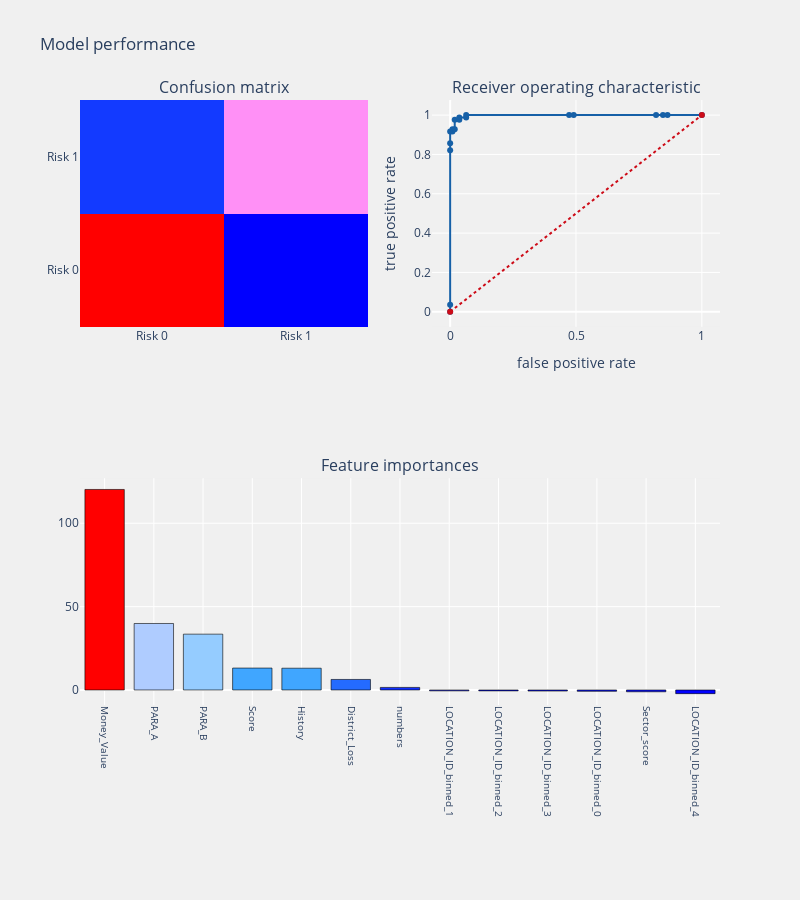

The code cell stored with this chart in its notebook:
### Markdown cell above
## Create the function to train the model, test it, and visualize the results

### Code cell
def prediction(algorithm, training_x, testing_x, training_y, testing_y, cf, threshold_plot):
    #model
    algorithm.fit(training_x, training_y)
    predictions = algorithm.predict(testing_x)
    probabilities = algorithm.predict_proba(testing_x)
        
    print('Algorithm:', type(algorithm).__name__)
    print("\nClassification report:\n", classification_report(testing_y, predictions))
    print("Accuracy Score:", accuracy_score(testing_y, predictions))
    
    #confusion matrix
    conf_matrix = confusion_matrix(testing_y, predictions)
    #roc_auc_score
    model_roc_auc = roc_auc_score(testing_y, predictions) 
    print("Area under curve:", model_roc_auc,"\n")
    
    fpr, tpr, thresholds = roc_curve(testing_y, probabilities[:,1])
     
    #plot confusion matrix
    trace1 = go.Heatmap(z = conf_matrix,
                        x = ["Risk 0", "Risk 1"],
                        y = ["Risk 0", "Risk 1"],
                        showscale = False, colorscale = "Picnic",
                        name = "Confusion matrix")
    
    #plot roc curve
    trace2 = go.Scatter(x = fpr, y = tpr,
                        name = "Roc: " + str(model_roc_auc),
                        line = dict(color = ('rgb(22, 96, 167)'), width = 2))
    trace3 = go.Scatter(x = [0,1], y = [0,1],
                        line = dict(color = ('rgb(205, 12, 24)'), width = 2,
                        dash = 'dot'))
    
    if cf in ['coefficients', 'features']:
        if cf == 'coefficients':
            coefficients = pd.DataFrame(algorithm.coef_.ravel())
        elif cf == 'features':
            coefficients = pd.DataFrame(algorithm.feature_importances_)
        
        column_df = pd.DataFrame(training_x.columns.tolist())
        coef_sumry = (pd.merge(coefficients, column_df, left_index=True, 
                               right_index=True, how="left"))
        coef_sumry.columns = ["coefficients", "features"]
        coef_sumry = coef_sumry.sort_values(by = "coefficients", ascending=False)
        
        #plot coeffs
        trace4 = go.Bar(x = coef_sumry["features"], y = coef_sumry["coefficients"], 
                        name = "coefficients",
                        marker = dict(color = coef_sumry["coefficients"],
                                      colorscale = "Picnic",
                                      line = dict(width = .6, color = "black")
                                     )
                       )
        #subplots
        fig = make_subplots(rows=2, cols=2, specs=[[{}, {}], [{'colspan': 2}, None]],
                                subplot_titles=('Confusion matrix',
                                                'Receiver operating characteristic',
                                                'Feature importances')
                           )  
        fig.append_trace(trace1,1,1)
        fig.append_trace(trace2,1,2)
        fig.append_trace(trace3,1,2)
        fig.append_trace(trace4,2,1)
        fig['layout'].update(showlegend=False, title="Model performance",
                             autosize=False, height = 900, width = 800,
                             plot_bgcolor = 'rgba(240,240,240, 0.95)',
                             paper_bgcolor = 'rgba(240,240,240, 0.95)',
                             margin = dict(b = 195))
        fig["layout"]["xaxis2"].update(dict(title = "false positive rate"))
        fig["layout"]["yaxis2"].update(dict(title = "true positive rate"))
        fig["layout"]["xaxis3"].update(dict(showgrid = True, tickfont = dict(size = 10), tickangle = 90))
        
    elif cf == 'None':
        #subplots
        fig = make_subplots(rows=1, cols=2,
                            subplot_titles=('Confusion matrix',
                                            'Receiver operating characteristic')
                           )
        fig.append_trace(trace1,1,1)
        fig.append_trace(trace2,1,2)
        fig.append_trace(trace3,1,2)
        fig['layout'].update(showlegend=False, title="Model performance",
                         autosize=False, height = 500, width = 800,
                         plot_bgcolor = 'rgba(240,240,240,0.95)',
                         paper_bgcolor = 'rgba(240,240,240,0.95)',
                         margin = dict(b = 195))
        fig["layout"]["xaxis2"].update(dict(title = "false positive rate"))
        fig["layout"]["yaxis2"].update(dict(title = "true positive rate"))  
        
    py.iplot(fig)
    
    if threshold_plot == True: 
        visualizer = DiscriminationThreshold(algorithm)
        visualizer.fit(training_x,training_y)
        visualizer.poof()


from sklearn.model_selection import train_test_split
from sklearn.metrics import confusion_matrix, accuracy_score, classification_report, cohen_kappa_score
from sklearn.metrics import roc_auc_score, roc_curve,f1_score, precision_score, recall_score
from sklearn.metrics import precision_recall_curve, average_precision_score
import statsmodels.api as sm
from yellowbrick.classifier import DiscriminationThreshold

#For better performance use MinMaxScaler to scale and translates each feature individually such that it is in the given range on the training set, e.g. between zero and one.
from sklearn.preprocessing import MinMaxScaler
scaler = MinMaxScaler()
df_x =pd.DataFrame(scaler.fit_transform(df[df.drop('Risk',axis=1).columns]),columns=df.drop('Risk',axis=1).columns)

#splitting the principal training dataset to subtrain and subtest datasets
x_train, x_test, y_train, y_test = train_test_split(df_x, df['Risk'], 
                                                    test_size = .25)

from sklearn.linear_model import LogisticRegression
import plotly.graph_objs as go # visualization
import plotly.offline as py # visualization
py.init_notebook_mode(connected=True) # visualization
import plotly.graph_objs as go # visualization
from plotly.subplots import make_subplots
import plotly.figure_factory as ff # visualization
import warnings
warnings.filterwarnings("ignore")
#Baseline model        
logit = LogisticRegression(C=1000, class_weight=None, dual=False, fit_intercept=True,
                           intercept_scaling=1, max_iter=100, multi_class='ovr', n_jobs=1,
                           penalty='l2', random_state=None, solver='liblinear', tol=0.0001,
                           verbose=0, warm_start=False)
prediction(logit, x_train, x_test, y_train, y_test, "coefficients", threshold_plot=False)

### Figure 1 — Plotly figure (JSON) as saved in the notebook; plotly's stock layout.template omitted (floating-point values rounded to 4 significant figures)
{"data": [{"colorscale": [[0, "rgb(0,0,255)"], [0.1, "rgb(51,153,255)"], [0.2, "rgb(102,204,255)"], [0.3, "rgb(153,204,255)"], [0.4, "rgb(204,204,255)"], [0.5, "rgb(255,255,255)"], [0.6, "rgb(255,204,255)"], [0.7, "rgb(255,153,255)"], [0.8, "rgb(255,102,204)"], [0.9, "rgb(255,102,102)"], [1, "rgb(255,0,0)"]], "name": "Confusion matrix", "showscale": false, "type": "heatmap", "x": ["Risk 0", "Risk 1"], "xaxis": "x", "y": ["Risk 0", "Risk 1"], "yaxis": "y", "z": [[108, 2], [6, 78]]}, {"line": {"color": "rgb(22, 96, 167)", "width": 2}, "name": "Roc: 0.9551948051948053", "type": "scatter", "x": [0, 0, 0, 0, 0, 0.009091, 0.009091, 0.01818, 0.01818, 0.03636, 0.03636, 0.06364, 0.06364, 0.4727, 0.4909, 0.8182, 0.8455, 0.8636, 1], "xaxis": "x2", "y": [0, 0.03571, 0.8214, 0.8571, 0.9167, 0.9167, 0.9286, 0.9286, 0.9762, 0.9762, 0.9881, 0.9881, 1, 1, 1, 1, 1, 1, 1], "yaxis": "y2"}, {"line": {"color": "rgb(205, 12, 24)", "dash": "dot", "width": 2}, "type": "scatter", "x": [0, 1], "xaxis": "x2", "y": [0, 1], "yaxis": "y2"}, {"marker": {"color": [120.3, 39.88, 33.48, 13.14, 13.05, 6.316, 1.536, -0.5324, -0.5381, -0.6313, -0.7943, -1.085, -2.209], "colorscale": [[0, "rgb(0,0,255)"], [0.1, "rgb(51,153,255)"], [0.2, "rgb(102,204,255)"], [0.3, "rgb(153,204,255)"], [0.4, "rgb(204,204,255)"], [0.5, "rgb(255,255,255)"], [0.6, "rgb(255,204,255)"], [0.7, "rgb(255,153,255)"], [0.8, "rgb(255,102,204)"], [0.9, "rgb(255,102,102)"], [1, "rgb(255,0,0)"]], "line": {"color": "black", "width": 0.6}}, "name": "coefficients", "type": "bar", "x": ["Money_Value", "PARA_A", "PARA_B", "Score", "History", "District_Loss", "numbers", "LOCATION_ID_binned_1", "LOCATION_ID_binned_2", "LOCATION_ID_binned_3", "LOCATION_ID_binned_0", "Sector_score", "LOCATION_ID_binned_4"], "xaxis": "x3", "y": [120.3, 39.88, 33.48, 13.14, 13.05, 6.316, 1.536, -0.5324, -0.5381, -0.6313, -0.7943, -1.085, -2.209], "yaxis": "y3"}], "layout": {"annotations": [{"font": {"size": 16}, "showarrow": false, "text": "Confusion matrix", "x": 0.225, "xanchor": "center", "xref": "paper", "y": 1, "yanchor": "bottom", "yref": "paper"}, {"font": {"size": 16}, "showarrow": false, "text": "Receiver operating characteristic", "x": 0.775, "xanchor": "center", "xref": "paper", "y": 1, "yanchor": "bottom", "yref": "paper"}, {"font": {"size": 16}, "showarrow": false, "text": "Feature importances", "x": 0.5, "xanchor": "center", "xref": "paper", "y": 0.375, "yanchor": "bottom", "yref": "paper"}], "autosize": false, "height": 900, "margin": {"b": 195}, "paper_bgcolor": "rgba(240,240,240, 0.95)", "plot_bgcolor": "rgba(240,240,240, 0.95)", "showlegend": false, "title": {"text": "Model performance"}, "width": 800, "xaxis": {"anchor": "y", "domain": [0, 0.45]}, "xaxis2": {"anchor": "y2", "domain": [0.55, 1], "title": {"text": "false positive rate"}}, "xaxis3": {"anchor": "y3", "domain": [0, 1], "showgrid": true, "tickangle": 90, "tickfont": {"size": 10}}, "yaxis": {"anchor": "x", "domain": [0.625, 1]}, "yaxis2": {"anchor": "x2", "domain": [0.625, 1], "title": {"text": "true positive rate"}}, "yaxis3": {"anchor": "x3", "domain": [0, 0.375]}}}
